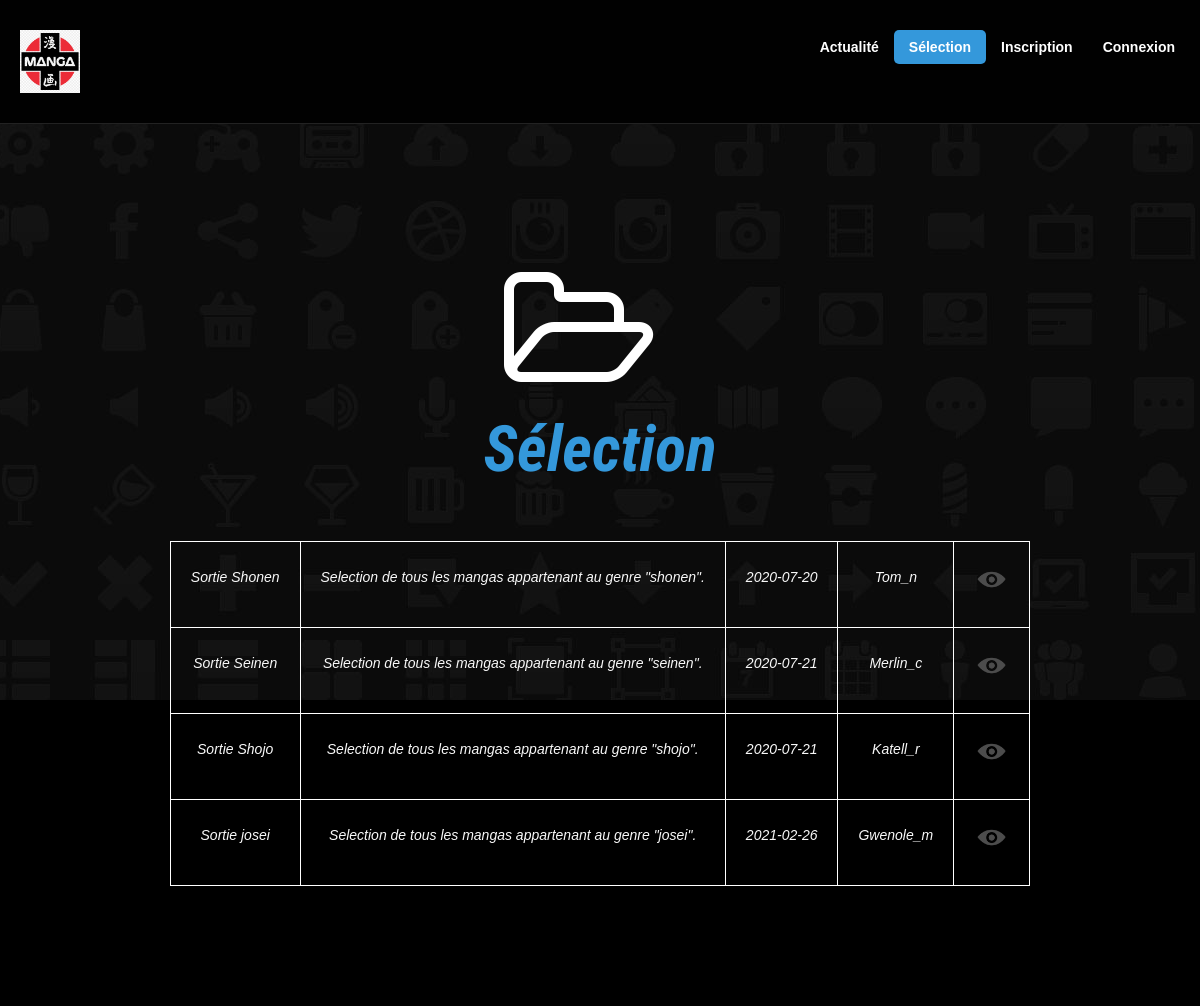
The page /select.php on the database its author committed.
### tables this page shows
CREATE TABLE `t_selection_sel` (
  `sel_numero` int(11) NOT NULL,
  `sel_intitule` varchar(50) NOT NULL,
  `sel_texte_introductif` varchar(200) NOT NULL,
  `sel_date_d_ajout` varchar(10) NOT NULL,
  `com_pseudo` varchar(50) NOT NULL
);

### select.php (the view, shortened to what this page needs)
<!doctype html>
<html lang="en">
<head>
  <link href="assets/css/bootstrap.css" rel="stylesheet" />
  <link href="assets/css/bootstrap-responsive.css" rel="stylesheet" />
  <link href="assets/css/prettyPhoto.css" rel="stylesheet" />
  <link href="assets/css/animate.css" rel="stylesheet" />
  <link href="assets/css/style.css" rel="stylesheet" />
  <link href="assets/color/default.css" rel="stylesheet" />
</head>
<body>
  <header>
    <div id="topnav" class="navbar navbar-fixed-top default">
      <div class="navbar-inner">
        <div class="container">
          <div class="logo">
            <img width='60' src="assets/img/manga.png" alt="" />
          </div>
          <div class="navigation">
            <nav>
              <ul class="nav pull-right">
                <li><a href="index.php" class="external">Actualité</a></li>
                <li class="current"><a href="#intro">Sélection</a></li>
                <li><a href="inscription.php" class="external">Inscription</a></li>
                <li><a href="session.php" class="external">Connexion</a></li>
              </ul>
            </nav>
          </div>
        </div>
      </div>
    </div>
  </header>
  <?php
    $mysqli = new mysqli("localhost","root","", "showroom", 3307);
  ?>
  <section id="intro">
    <div class="slogan">
      <div class="icon">
        <i class="icon-folder-open-alt icon-10x"></i>
      </div>
      <h1><em><span>Sélection</span></h1>
      <br />
      <br />
      <?php
        $requete="SELECT * FROM t_selection_sel;";
        $result1 = $mysqli->query($requete);
        if ($result1 == false)
        {
          echo "Error: La requête a echoué \n";
          echo "Errno: " . $mysqli->errno . "\n";
          echo "Error: " . $mysqli->error . "\n";
          exit();
        }
        else
        {
          echo ("<table cellpadding=\"20px\">");
            while ($sel = $result1->fetch_assoc())
          	{
              echo ("<tr>");
                echo ("<td>"); echo ("<p>" .$sel['sel_intitule']. "</p>"); echo ("</td>");
                echo ("<td>"); echo ("<p>" .$sel['sel_texte_introductif']. "</p>"); echo ("</td>");
                echo ("<td>"); echo ("<p>" .$sel['sel_date_d_ajout']. "</p>"); echo ("</td>");
                echo ("<td>"); echo ("<p>" .$sel['com_pseudo']. "</p>"); echo ("</td>");
                $requete2="SELECT ele_numero FROM t_liste_lis JOIN t_element_ele USING (ele_numero) WHERE sel_numero=" .$sel['sel_numero']. " AND ele_numero>0 AND ele_etat='P' LIMIT 1;";
                $result2 = $mysqli->query($requete2);
                $lie = $result2->fetch_assoc();
                $sele = $sel['sel_numero'];
                $elt = $lie['ele_numero'];
                if ($elt == "")
                {
                  echo("<td>");
                  echo ("<a href='./affichageselect.php?sel_numero=". $sele. "&ele_numero=0'><img width='35' src='./images/oeil.png'></a>");echo ("</td");
                }
                else
                {
                  echo("<td>");
                  echo ("<a href='./affichageselect.php?sel_numero=". $sele. "&ele_numero=" .$elt. "'><img width='35' src='./images/oeil.png'></a>");echo ("</td");
                }
            }
          echo ("</table>");
        }
      ?>
    </div>
  </section>
</body>
</html>

### assets/css/style.css (style rules this page uses)
body { margin: 0; padding:0; font-family: Arial, Tahoma, Verdana, Sans-serif; font-size: 14px; line-height: 1.6em; color: #666; background-color: #ffffff; }
h1, h2, h3, h4, h5, h6 { font-family: 'Roboto Condensed', sans-serif; line-height:1.1em; color: #3a3a3a; font-weight:300; margin-bottom:10px; }
h1 { font-size: 34px; }
section { padding:120px 0 40px 0; }
.container { padding: 0 20px 0 20px; }
header { position:relative; }
header .logo { float:left; margin:30px 0 0; }
.navigation { margin:30px 0 0; }
.navbar { padding:0 0 20px; margin:0; }
.navbar .nav { margin: 0 0 0 0; }
.navbar .nav > li > a { float: none; color: #fff; line-height:1em; text-decoration: none; text-shadow:none; z-index:100; outline:0; font-weight:bold; }
.navbar .nav > .current { color:#fff; -webkit-border-radius: 5px; -moz-border-radius: 5px; border-radius: 5px; }
.default { background:#010101; border-bottom:1px solid #222; }
section#intro { background: #000 url(../img/bg/bg-1.jpg) 50% 0 no-repeat; position:relative; width:100%; height:auto; margin:0; padding:240px 0 120px; }
@media (min-width: 1024px) { section#intro { background-attachment: fixed; } }
section#intro { text-align:center; }
section#intro i { margin-left:0; text-align:center; }
section#intro h1 { color:#fff; font-size:64px; font-weight:700; }
.slogan i { color:#fff; }
section#intro p { color:#f8f8f8; }
[class^="icon-"], [class*=" icon-"] { float:none; }
[class^="icon-"], [class*=" icon-"] { margin-top: 1px; margin-right: .3em; }

### assets/color/default.css (style rules this page uses)
a { color: #3498db; }
.slogan h1 span { color: #3498db; }
ul.nav li.current { background: #3498db; }

### assets/css/overwrite.css (style rules this page uses)
img { max-width: 100%; width: auto\9; height: auto; vertical-align: middle; border: 0; -ms-interpolation-mode: bicubic; }
img { margin-bottom:10px; }
p { font-size: 14px; line-height:1.6em; margin-bottom: 1em; }
a { outline:0; text-decoration: none; }
.navbar-inner { min-height: 40px; padding-right: 20px; padding-left: 20px; background: none; background-image: none; border: none; border:none; -webkit-border-radius: 0; -moz-border-radius: 0; border-radius: 0; *zoom: 1; -webkit-box-shadow: none; -moz-box-shadow: none; box-shadow: none; }
.navbar-inner { -webkit-border-radius: 0; -moz-border-radius: 0; border-radius: 0; -webkit-box-shadow: none; -moz-box-shadow: none; box-shadow: none; }
.navbar-fixed-top .navbar-inner, .navbar-fixed-bottom .navbar-inner { padding-left: 0; padding-right: 0; -webkit-border-radius: 0; -moz-border-radius: 0; border-radius: 0; }
.navbar-fixed-top { top: 0; }
.navbar-fixed-top .navbar-inner, .navbar-static-top .navbar-inner { -webkit-box-shadow: none; -moz-box-shadow: none; box-shadow: none; }

### select.php (style rules this page uses)
table, td, th { margin: auto; border-style: solid; border-width: 1px; border-color: white; vertical-align: middle; }

### rows shown on the page
t_selection_sel: sel_intitule "Sortie Shonen", sel_texte_introductif "Selection de tous les mangas appartenant au genre \"shonen\".", sel_date_d_ajout "2020-07-20", com_pseudo "Tom_n"
t_selection_sel: sel_intitule "Sortie Seinen", sel_texte_introductif "Selection de tous les mangas appartenant au genre \"seinen\".", sel_date_d_ajout "2020-07-21", com_pseudo "Merlin_c"
t_selection_sel: sel_intitule "Sortie Shojo", sel_texte_introductif "Selection de tous les mangas appartenant au genre \"shojo\".", sel_date_d_ajout "2020-07-21", com_pseudo "Katell_r"
t_selection_sel: sel_intitule "Sortie josei", sel_texte_introductif "Selection de tous les mangas appartenant au genre \"josei\".", sel_date_d_ajout "2021-02-26", com_pseudo "Gwenole_m"
